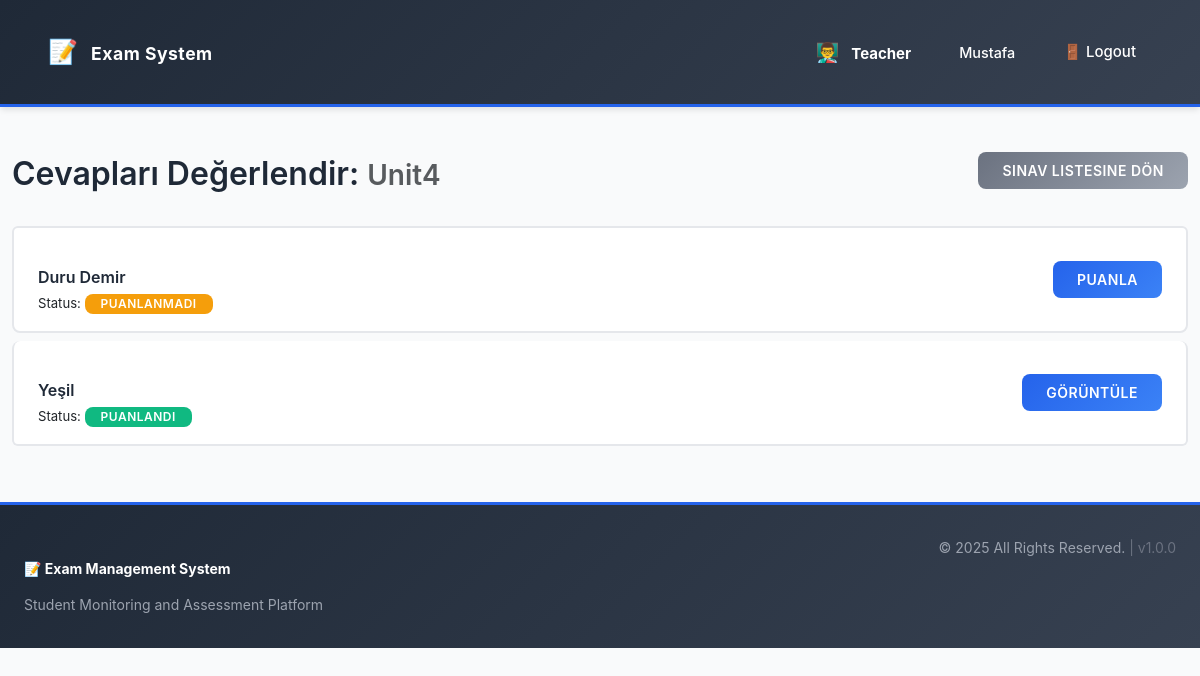
The page /index.php?page=evaluate_submissions&exam_id=4 (signed in) on the database its author committed.
### tables this page shows
CREATE TABLE exams (
    id INTEGER PRIMARY KEY AUTOINCREMENT,
    teacher_id INTEGER NOT NULL,
    name VARCHAR(255) NOT NULL,
    question_pdf_url VARCHAR(255) NULL,
    status TEXT CHECK(status IN ('draft', 'published')) NOT NULL DEFAULT 'draft',
    created_at DATETIME DEFAULT CURRENT_TIMESTAMP, subject_id INTEGER,
    FOREIGN KEY (teacher_id) REFERENCES users(id) ON DELETE CASCADE
);

CREATE TABLE exam_assignments (
    id INTEGER PRIMARY KEY AUTOINCREMENT,
    exam_id INTEGER NOT NULL,
    student_id INTEGER NOT NULL,
    start_time DATETIME NULL,
    end_time DATETIME NULL,
    status TEXT CHECK(status IN ('assigned', 'in_progress', 'submitted', 'graded')) NOT NULL DEFAULT 'assigned',
    FOREIGN KEY (exam_id) REFERENCES exams(id) ON DELETE CASCADE,
    FOREIGN KEY (student_id) REFERENCES users(id) ON DELETE CASCADE
);

CREATE TABLE "users" (
    id INTEGER PRIMARY KEY AUTOINCREMENT,
    username VARCHAR(255) NOT NULL UNIQUE,
    password_hash VARCHAR(255) NOT NULL,
    role TEXT CHECK(role IN ('admin', 'teacher', 'student', 'coach')) NOT NULL
);

### views/teacher/evaluate_submissions_list.php (the view, shortened to what this page needs)
<?php
$exam_id = $_GET['exam_id'];
$teacher_id = $_SESSION['user_id'];
$exam_stmt = $pdo->prepare("SELECT * FROM exams WHERE id = :id AND teacher_id = :teacher_id");
$exam_stmt->execute(['id' => $exam_id, 'teacher_id' => $teacher_id]);
$exam = $exam_stmt->fetch();
$submissions_stmt = $pdo->prepare(
    "SELECT u.username, ea.id as assignment_id, ea.status
     FROM exam_assignments ea
     JOIN users u ON ea.student_id = u.id
     WHERE ea.exam_id = :exam_id AND ea.status IN ('submitted', 'graded')
     ORDER BY u.username"
);
$submissions_stmt->execute(['exam_id' => $exam_id]);
$submissions = $submissions_stmt->fetchAll();
?>
<!DOCTYPE html>
<html lang="en">
<head>
    <link href="https://cdn.jsdelivr.net/npm/bootstrap@5.3.3/dist/css/bootstrap.min.css" rel="stylesheet">
    <link href="css/style.css" rel="stylesheet">
</head>
<body>
    <?php require __DIR__ . '/../../includes/navbar.php'; ?>
    <div class="container mt-4">
        <div class="d-flex justify-content-between align-items-center mb-3">
            <h1>Cevapları Değerlendir: <small class="text-muted"><?php echo htmlspecialchars($exam['name']); ?></small></h1>
            <a href="index.php?page=evaluate_exams" class="btn btn-secondary">Sınav Listesine Dön</a>
        </div>
        <div class="list-group">
            <?php if (empty($submissions)):
            ?>
                <div class="list-group-item">Bu sınava gönderilmiş bir cevap bulunmamaktadır.</div>
            <?php else: ?>
                <?php foreach ($submissions as $submission): ?>
                    <div class="list-group-item d-flex justify-content-between align-items-center">
                        <div>
                            <h5 class="mb-1"><?php echo htmlspecialchars($submission['username']); ?></h5>
                            <small>Status:
                                <?php if ($submission['status'] === 'submitted'): ?>
                                    <span class="badge bg-warning">Puanlanmadı</span>
                                <?php else: ?>
                                    <span class="badge bg-success">Puanlandı</span>
                                <?php endif; ?>
                            </small>
                        </div>
                        <a href="index.php?page=grade_submission&assignment_id=<?php echo $submission['assignment_id']; ?>" class="btn btn-primary">
                            <?php echo ($submission['status'] === 'submitted') ? 'Puanla' : 'Görüntüle'; ?>
                        </a>
                    </div>
                <?php endforeach; ?>
            <?php endif; ?>
        </div>
    </div>
<?php require __DIR__ . '/../../includes/footer.php'; ?>
</body>
</html>

### css/style.css (style rules this page uses)
:root { --primary: #2563eb; --primary-light: #3b82f6; --primary-dark: #1e40af; --success: #10b981; --success-light: #d1fae5; --danger: #ef4444; --danger-light: #fee2e2; --warning: #f59e0b; --warning-light: #fef3c7; --info: #06b6d4; --info-light: #cffafe; --dark: #1f2937; --dark-light: #374151; --gray: #6b7280; --gray-light: #e5e7eb; --light: #f9fafb; --white: #ffffff; --admin: #8b5cf6; --teacher: #06b6d4; --student: #10b981; --coach: #f59e0b; --spacing-xs: 0.25rem; --spacing-sm: 0.5rem; --spacing-md: 1rem; --spacing-lg: 1.5rem; --spacing-xl: 2rem; --spacing-2xl: 3rem; --radius-sm: 0.375rem; --radius-md: 0.5rem; --radius-lg: 0.75rem; --radius-xl: 1rem; --shadow-sm: 0 1px 2px 0 rgba(0, 0, 0, 0.05); --shadow-md: 0 4px 6px -1px rgba(0, 0, 0, 0.1); --shadow-lg: 0 10px 15px -3px rgba(0, 0, 0, 0.1); --shadow-xl: 0 20px 25px -5px rgba(0, 0, 0, 0.1); }
* { margin: 0; padding: 0; box-sizing: border-box; }
body { font-family: -apple-system, BlinkMacSystemFont, 'Segoe UI', 'Roboto', 'Oxygen', 'Ubuntu', 'Cantarell', sans-serif; color: var(--dark); background-color: var(--light); line-height: 1.6; font-size: 0.9375rem; }
h1, h2, h3, h4, h5, h6 { font-weight: 600; color: var(--dark); margin-top: var(--spacing-lg); margin-bottom: var(--spacing-md); }
h1 { font-size: 2rem; }
h5 { font-size: 1rem; }
a { color: var(--primary); text-decoration: none; transition: color 0.2s ease; }
.container-fluid, .container { max-width: 100%; }
.btn { border: none; border-radius: var(--radius-md); font-weight: 600; padding: var(--spacing-sm) var(--spacing-lg); transition: all 0.2s ease; font-size: 0.875rem; text-transform: uppercase; letter-spacing: 0.5px; cursor: pointer; }
.btn-primary { background: linear-gradient(135deg, var(--primary) 0%, var(--primary-light) 100%); color: var(--white); }
.btn-secondary { background: linear-gradient(135deg, var(--gray) 0%, #9ca3af 100%); color: var(--white); }
.badge { border-radius: var(--radius-md); font-weight: 600; padding: var(--spacing-xs) var(--spacing-md); font-size: 0.75rem; text-transform: uppercase; letter-spacing: 0.5px; }
.bg-success { background-color: var(--success) !important; }
.bg-warning { background-color: var(--warning) !important; }
.list-group-item { border: 2px solid var(--gray-light); padding: var(--spacing-md) var(--spacing-lg); border-radius: var(--radius-md); margin-bottom: var(--spacing-sm); transition: all 0.2s ease; }
.text-muted { color: var(--gray); }
.mt-4 { margin-top: var(--spacing-xl); }
.mb-1 { margin-bottom: var(--spacing-sm); }
.mb-3 { margin-bottom: var(--spacing-lg); }
html, body { height: 100%; }
body { display: flex; flex-direction: column; }

### rows shown on the page
exams: name "Unit4"
exam_assignments: student.username "Duru Demir", status "PUANLANMADI"
exam_assignments: student.username "Yeşil", status "PUANLANDI"

### other values the page prints
$role_info['icon'] "👨‍🏫"
$role_info['name'] "Teacher"
$_SESSION['username'] "Mustafa"
